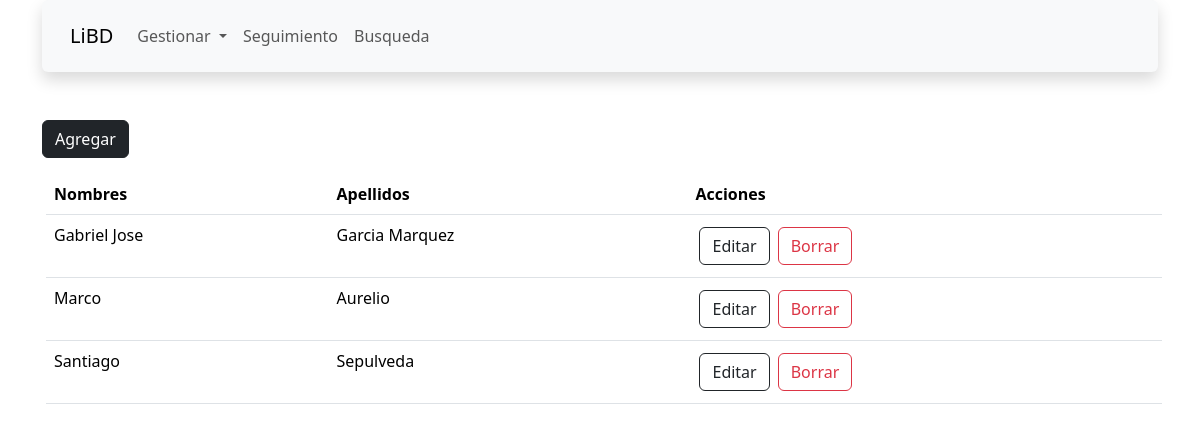
The app's page /gestionar/autor/autor_view.php with its own data.
### tables this page shows
CREATE TABLE `autor` (
  `idAutor` int(11) NOT NULL AUTO_INCREMENT,
  `pNombre` varchar(20) NOT NULL,
  `sNombre` varchar(20) DEFAULT NULL,
  `pApellido` varchar(20) NOT NULL,
  `sApellido` varchar(20) DEFAULT NULL,
  PRIMARY KEY (`idAutor`)
);

### gestionar/autor/autor_view.php (the view, shortened to what this page needs)
<!DOCTYPE html>
<html lang="en">
  <head>
  </head>
  <body>
    <?php
    include(ROOT_DIR . "navbar.php");
    include(ROOT_DIR . "MySQLi.php");
    $result = mysqli_query($mysqli, "SELECT * FROM autor");
    ?>
    <div class="container-md mt-3">
      <div class="d-flex justify-content-start mb-3">
        <a class="btn btn-dark" href="autor_form.php" role="button">Agregar</a>
      </div>
      <table class=" mx-1 table table-hover ">
        <thead>
          <tr>
            <th scope="col">Nombres</th>
            <th scope="col">Apellidos</th>
            <th scope="col">Acciones</th>
          </tr>
        </thead>
        <tbody>
          <?php
          while ($res = mysqli_fetch_array($result)) {
            echo "<tr>";
            echo "<td>" . $res['pNombre'] . " " . $res['sNombre'] . "</td>";
            echo "<td>" . $res['pApellido'] . " " . $res['sApellido'] . "</td>";
            echo "<td>" . "<a class='btn btn-outline-dark mx-1 my-1' href='autor_form.php?id=$res[idAutor]' role='button'>Editar</a>" . "<a class='btn btn-outline-danger mx-1 my-1' href='autor_delete.php?idAutor=$res[idAutor]' role='button'>Borrar</a>" . "</td>";
          } ?>
        </tbody>
      </table>
    </div>
  </body>
</html>

### records on screen
autor: pNombre "Gabriel", sNombre "Jose", pApellido "Garcia", sApellido "Marquez"
autor: pNombre "Marco", pApellido "Aurelio"
autor: pNombre "Santiago", pApellido "Sepulveda"
